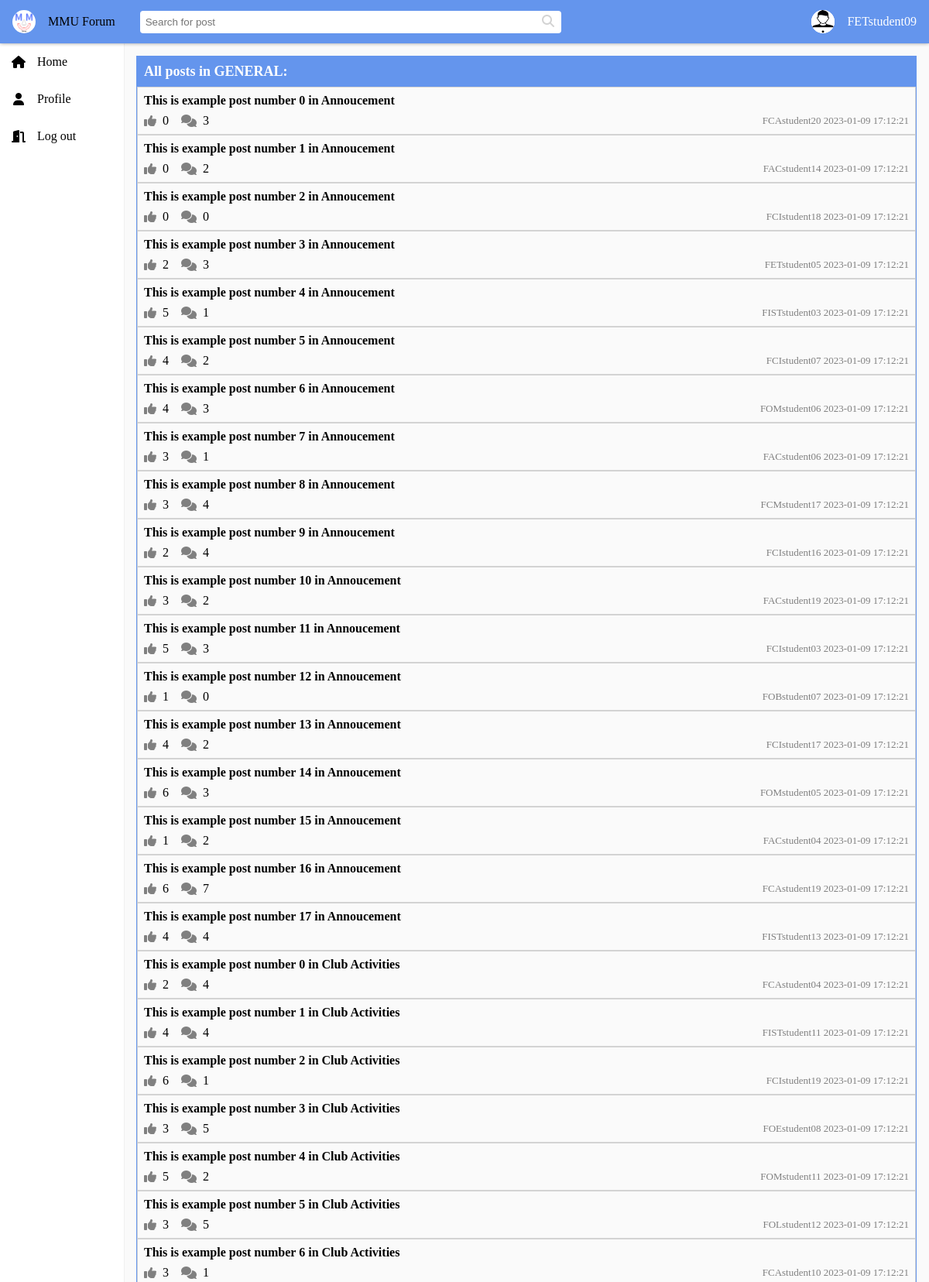
The page /post-list.php?id=1&type=category (signed in, upper part) on the database its author committed.
### tables this page shows
CREATE TABLE `user` (
  `user_id` int(6) UNSIGNED NOT NULL,
  `username` varchar(255) NOT NULL,
  `email` varchar(255) NOT NULL,
  `user_pass` varchar(255) NOT NULL,
  `profile_pic_name` varchar(255) DEFAULT 'default.png',
  `number_of_posts` int(6) UNSIGNED DEFAULT 0,
  `number_of_comments` int(6) UNSIGNED DEFAULT 0
);

CREATE TABLE `category` (
  `category_id` int(6) UNSIGNED NOT NULL,
  `category_name` varchar(255) NOT NULL
);

CREATE TABLE `post` (
  `post_id` int(6) UNSIGNED NOT NULL,
  `author_id` int(6) UNSIGNED NOT NULL,
  `subcategory_id` int(6) UNSIGNED NOT NULL,
  `post_name` varchar(255) NOT NULL,
  `post_description` text NOT NULL,
  `image_name` varchar(255) DEFAULT NULL,
  `created_at` timestamp NOT NULL DEFAULT current_timestamp(),
  `modified_at` timestamp NOT NULL DEFAULT current_timestamp() ON UPDATE current_timestamp(),
  `number_of_comments` int(6) NOT NULL DEFAULT 0,
  `number_of_likes` int(6) NOT NULL DEFAULT 0
);

### includes/session.php (called while the page is built, shortened)
<?php
	include 'includes/conn.php';
	if(isset($_SESSION['user'])) {
		try{
			$stmt = $conn->prepare("SELECT * FROM user WHERE user_id= ?");
			$stmt->bind_param("i", $_SESSION['user']);
			$stmt->execute();
			$user = $stmt->get_result()->fetch_assoc();
		}
		catch(PDOException $e){
			echo "There is some problem in connection: " . $e->getMessage();
		}
	}
?>

### post-list.php (the view, shortened to what this page needs)
<!DOCTYPE html>
<html>
    <?php
        include 'includes/session.php';
        $errors = array();
        $posts = array();
        if(isset($_GET['type'])) {
            $type = $_GET['type'];
        } else {
            $type = null;
        }
        if(isset($_GET['id']) && ($type == 'category' || $type == 'subcategory')) {
            $id = $_GET['id'];
            if($_GET['type'] == 'category') {
                $query_to_get_name = "SELECT category_name FROM category WHERE category_id = ". $id . "";;
                $query_to_get_post_list = "SELECT `post_id`, `author_id`, `post_name`, `created_at`,
                            `number_of_comments`, `number_of_likes` FROM post
                            WHERE subcategory_id IN (SELECT `subcategory_id` FROM subcategory WHERE category_id = ". $id.");";
            }
            $name_data = mysqli_query($conn, $query_to_get_name);
            if(mysqli_num_rows($name_data) == 0 || !$name_data) {
                array_push($errors, "No such category or subcategory");
            } else {
                $data_row = mysqli_fetch_assoc($name_data);
                if($_GET['type'] == 'category') {
                    $parentTitle = $data_row['category_name'] ;
                } else if ($_GET['type'] == 'subcategory') {
                    $parentTitle = $data_row['subcategory_name'];
                }
                $title = "All posts in ". $parentTitle . ":";
            }
        }
        if(isset($query_to_get_post_list)) {
            $post_list_result = mysqli_query($conn, $query_to_get_post_list);
            if(!$post_list_result) {
                array_push($errors, "The post list for this query is empty or query is wrong");
            } else {
                while($row = mysqli_fetch_assoc($post_list_result)) {
                    $query_to_get_author_name = "SELECT username FROM user WHERE user_id = " . $row['author_id'] . ";";
                    $author_name_data = mysqli_query($conn, $query_to_get_author_name);
                    $user_row = mysqli_fetch_assoc($author_name_data);
                    $author_name = $user_row['username'];
                    $posts[] = array(
                        $row['post_id'], $row['post_name'], $row['number_of_likes'], $row['number_of_comments'],
                        $author_name, $row['created_at'], false);
                }
            }
        } else {
            $title = "No result!";
            array_push($errors, "Error, there is no such type to be passed into post-list!");
        }
    ?>
    <head>
        <link rel="stylesheet" href="css/reset.css" />
        <link rel="stylesheet" href="css/global.css" />
    </head>
    <body>
        <?php include "components/header.php" ?>
        <?php include "components/sidebar.php" ?>
        <div class="page-container">
            <div class="post-list">
                <div class="list-title primary-background">
                    <?php echo $title ?>
                </div>
                <?php
                    if (count($posts) === 0)
                        include 'components/placeholder.php';
                    else
                        foreach($posts as $item){
                            $post_item_href = "post-details.php?id=".$item[0];
                            $post_item_title = $item[1];
                            $post_item_noOfLikes = $item[2];
                            $post_item_noOfComments = $item[3];
                            $post_item_author = $item[4];
                            $post_item_createdAt = $item[5];
                            include "components/post-item.php";
                        }
                ?>
            </div>
        </div>
    </body>
</html>

### components/header.php (shortened to what this page needs)
<!DOCTYPE html>
<html>
<?php
    if (isset($user)) {
        $user_data = array($user['user_id'], $user['username'], "images/".$user['profile_pic_name']);
    } else {
        $user_data = array("-1", "Guest");
    }
?>
<head>
    <link rel="stylesheet" href="css/header.css" />
</head>
<body>
    <div class="header-div"></div>
    <header class="primary-background">
        <a id="header-title" href="home.php">
            <img id="header-image" src="../images/MMU.png" height="30px" />
            MMU Forum
        </a>
        <form id="header-search-bar-form" class="search-bar" action="post-list.php">
            <input id="header-search-bar" class="search-input" type="text" name="search" placeholder="Search for post"/>
            <a onclick="document.getElementById('header-search-bar-form').submit();"><span class="fas fa-search search-icon"></span></a>
        </form>
        <?php
            if (isset($user) && $user_data[2]) {
                echo '<a class="header-user" href="edit-profile.php"><img src="'. $user_data[2] .'" class="header-user" /></a>';
            } else {
                echo '<a class="header-user" href="edit-profile.php"><span class="fas fa-user header-user-icon"></span></a>';
            }
        ?>
        <div class="header-user-name"><?php echo $user_data[1]; ?></div>
    </header>
</body>
</html>

### components/post-item.php (shortened to what this page needs)
<!DOCTYPE html>
<html>
    <?php
        $post_item_type = $post_item_type ?? "post";
        $post_item_title = $post_item_title ?? "&nbsp";
        $post_item_href = $post_item_href ?? "";
        $post_item_noOfLikes = $post_item_noOfLikes ?? 0;
        $post_item_noOfComments = $post_item_noOfComments ?? 0;
        $post_item_author = $post_item_author ?? "";
        $post_item_createdAt = $post_item_createdAt ?? "";
    ?>
    <head>
        <link rel="stylesheet" href="css/global.css" />
        <script src="https://kit.fontawesome.com/a076d05399.js"></script></head>
    <body>
        <div class="post-item" onclick="location.href = '<?php echo $post_item_href; ?>';">
            <p class="list-item-title"><?php echo $post_item_title; ?></p>
            <div class="list-item-subtitle">
                <?php
                    if ($post_item_type === "subcategory")
                        echo '<a class="post-action"><span class="post-action-icon fas fa-list"></span> '.$post_item_noOfPosts.'</a>';
                    else
                        echo '<a class="post-action"><span class="post-action-icon fas fa-thumbs-up"></span> '.$post_item_noOfLikes.'</a>';
                ?>
                <a class="post-action"><span class="post-action-icon fas fa-comments"></span> <?php echo $post_item_noOfComments; ?></a>
                <?php
                    if ($post_item_type === "post")
                        echo '<div style="color: gray; font-size: small;">'.$post_item_author.' '.$post_item_createdAt.'</div>';
                ?>
            </div>
        </div>
    </body>
</html>

### css/global.css (style rules this page uses)
body { background-color: rgb(250, 250, 250); }
.primary-background { background-color: var(--primary-color); }
.post-item { text-decoration: none; color: black; border: 1px solid lightgray; }
.post-action { text-align: center; margin-right: 1em; align-items: center; display: flex; }
.post-action-icon { color: gray; margin-right: 0.5em; text-align: center; cursor: pointer; }
.list-item-title { margin: 0.5em; font-size: medium; font-weight: bold; }
.list-item-subtitle { margin: 0.5em; display: flex; align-items: center; }
.post-list { border: 1px solid var(--primary-color); margin: 1em; }
.list-title { padding: 0.5em; color: white; font-size: large; font-weight: bold; background-color: var(--primary-color); display: flex; flex-direction: row; justify-content: space-between; align-items: center; }
@media screen and (min-width: 600px) { .page-container { margin-left: var(--sidebar-width); } }

### css/header.css (style rules this page uses)
.header-div { height: var(--header-height); }
header { background-color: cornflowerblue; height: 1.5em; display: flex; align-items: center; padding: 1em; box-shadow: 0px 0.1px 5px gray; position: fixed; left: 0; right: 0; top: 0; z-index: 10; }
#header-title { text-decoration: none; color: black; display: flex; align-items: center; }
#header-image { border-radius: 20px; }
.search-bar { display: flex; align-items: center; flex: auto; border-radius: 4px; max-width: 50em; background-color: white; padding: 2px; }
.search-input { border: 0; display: flex; flex: auto; padding: 5px; }
.search-icon { color: lightgray; margin-left: 7px; margin-right: 7px; }
.header-user, .header-menu { border-radius: 15px; width: 30px; height: 30px; align-items: center; justify-content: center; display: flex; cursor: pointer; }
.header-user { background-color: white; }
.header-user-name, .header-menu { color: white; }

### css/theme.css (style rules this page uses)
:root { --primary-color: cornflowerblue; --bookmark-color: rgb(101, 208, 101); --header-height: 56px; --sidebar-width: 10em; --sidebar-min-width: 600px; --right-width: 20em; --right-min-width: 850px; }

### rows shown on the page
user: username "FETstudent09"
category: category_name "All posts in GENERAL:"
post: post_item_title "This is example post number 0 in Annoucement", post_item_noOfLikes "0", post_item_noOfComments "3", post_item_author "FCAstudent20", post_item_createdAt "2023-01-09 17:12:21"
post: post_item_title "This is example post number 1 in Annoucement", post_item_noOfLikes "0", post_item_noOfComments "2", post_item_author "FACstudent14", post_item_createdAt "2023-01-09 17:12:21"
post: post_item_title "This is example post number 2 in Annoucement", post_item_noOfLikes "0", post_item_noOfComments "0", post_item_author "FCIstudent18", post_item_createdAt "2023-01-09 17:12:21"
post: post_item_title "This is example post number 3 in Annoucement", post_item_noOfLikes "2", post_item_noOfComments "3", post_item_author "FETstudent05", post_item_createdAt "2023-01-09 17:12:21"
post: post_item_title "This is example post number 4 in Annoucement", post_item_noOfLikes "5", post_item_noOfComments "1", post_item_author "FISTstudent03", post_item_createdAt "2023-01-09 17:12:21"
post: post_item_title "This is example post number 5 in Annoucement", post_item_noOfLikes "4", post_item_noOfComments "2", post_item_author "FCIstudent07", post_item_createdAt "2023-01-09 17:12:21"
post: post_item_title "This is example post number 6 in Annoucement", post_item_noOfLikes "4", post_item_noOfComments "3", post_item_author "FOMstudent06", post_item_createdAt "2023-01-09 17:12:21"
post: post_item_title "This is example post number 7 in Annoucement", post_item_noOfLikes "3", post_item_noOfComments "1", post_item_author "FACstudent06", post_item_createdAt "2023-01-09 17:12:21"
post: post_item_title "This is example post number 8 in Annoucement", post_item_noOfLikes "3", post_item_noOfComments "4", post_item_author "FCMstudent17", post_item_createdAt "2023-01-09 17:12:21"
post: post_item_title "This is example post number 9 in Annoucement", post_item_noOfLikes "2", post_item_noOfComments "4", post_item_author "FCIstudent16", post_item_createdAt "2023-01-09 17:12:21"
post: post_item_title "This is example post number 10 in Annoucement", post_item_noOfLikes "3", post_item_noOfComments "2", post_item_author "FACstudent19", post_item_createdAt "2023-01-09 17:12:21"
post: post_item_title "This is example post number 11 in Annoucement", post_item_noOfLikes "5", post_item_noOfComments "3", post_item_author "FCIstudent03", post_item_createdAt "2023-01-09 17:12:21"
post: post_item_title "This is example post number 12 in Annoucement", post_item_noOfLikes "1", post_item_noOfComments "0", post_item_author "FOBstudent07", post_item_createdAt "2023-01-09 17:12:21"
post: post_item_title "This is example post number 13 in Annoucement", post_item_noOfLikes "4", post_item_noOfComments "2", post_item_author "FCIstudent17", post_item_createdAt "2023-01-09 17:12:21"
post: post_item_title "This is example post number 14 in Annoucement", post_item_noOfLikes "6", post_item_noOfComments "3", post_item_author "FOMstudent05", post_item_createdAt "2023-01-09 17:12:21"
post: post_item_title "This is example post number 15 in Annoucement", post_item_noOfLikes "1", post_item_noOfComments "2", post_item_author "FACstudent04", post_item_createdAt "2023-01-09 17:12:21"
post: post_item_title "This is example post number 16 in Annoucement", post_item_noOfLikes "6", post_item_noOfComments "7", post_item_author "FCAstudent19", post_item_createdAt "2023-01-09 17:12:21"
post: post_item_title "This is example post number 17 in Annoucement", post_item_noOfLikes "4", post_item_noOfComments "4", post_item_author "FISTstudent13", post_item_createdAt "2023-01-09 17:12:21"
post: post_item_title "This is example post number 0 in Club Activities", post_item_noOfLikes "2", post_item_noOfComments "4", post_item_author "FCAstudent04", post_item_createdAt "2023-01-09 17:12:21"
post: post_item_title "This is example post number 1 in Club Activities", post_item_noOfLikes "4", post_item_noOfComments "4", post_item_author "FISTstudent11", post_item_createdAt "2023-01-09 17:12:21"
post: post_item_title "This is example post number 2 in Club Activities", post_item_noOfLikes "6", post_item_noOfComments "1", post_item_author "FCIstudent19", post_item_createdAt "2023-01-09 17:12:21"
post: post_item_title "This is example post number 3 in Club Activities", post_item_noOfLikes "3", post_item_noOfComments "5", post_item_author "FOEstudent08", post_item_createdAt "2023-01-09 17:12:21"
post: post_item_title "This is example post number 4 in Club Activities", post_item_noOfLikes "5", post_item_noOfComments "2", post_item_author "FOMstudent11", post_item_createdAt "2023-01-09 17:12:21"
post: post_item_title "This is example post number 5 in Club Activities", post_item_noOfLikes "3", post_item_noOfComments "5", post_item_author "FOLstudent12", post_item_createdAt "2023-01-09 17:12:21"
post: post_item_title "This is example post number 6 in Club Activities", post_item_noOfLikes "3", post_item_noOfComments "1", post_item_author "FCAstudent10", post_item_createdAt "2023-01-09 17:12:21"

### other values the page prints
$option[1] "Home"
$option[1] "Profile"
$option[1] "Log out"
